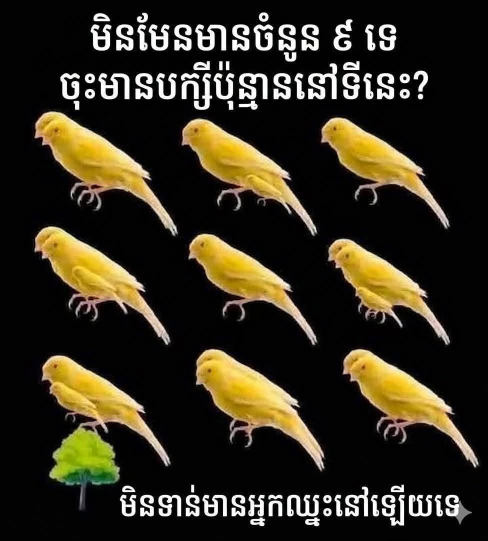
#> input picture object_detection/birds.png, 976 x 1081 px (shown at 1/2 size)
$ python verify_coords.py
#> lines starting #> are read from the running program, lines starting #| are printed output that depends on the picture
from PIL import Image
from pathlib import Path

SCRIPT_DIR = Path(__file__).resolve().parent

def verify():
    img = Image.open(SCRIPT_DIR / "birds.png")
#> img is the input picture: PIL image 976x1081 RGB; mean R, G, B 51.6, 45.7, 29.8

    exact_coords = [
        (120, 260), # 1: Top-Left Main
        (100, 240), # 2: Top-Left Back
        (400, 260), # 3: Top-Mid Main
        (700, 260), # 4: Top-Right Main

        (110, 485), # 5: Mid-Left Main
        (95, 465),  # 6: Mid-Left First Back
        (75, 445),  # 7: Mid-Left Second Back (new)
        (400, 485), # 8: Mid-Mid Main
        (705, 485), # 9: Mid-Right Main
        (680, 460), # 10: Mid-Right Back (new)

        (120, 735), # 11: Bottom-Left Main
        (130, 770), # 12: Bottom-Left Tiny
        (425, 735), # 13: Bottom-Mid Main
        (405, 715), # 14: Bottom-Mid Back (new)
        (735, 735), # 15: Bottom-Right Main
        (715, 715), # 16: Bottom-Right Back (new)
    ]

    canvas = Image.new("RGB", (800, 800))
#> canvas: PIL image 800x800 RGB; every value is 0

    for i, (x, y) in enumerate(exact_coords):
        patch = img.crop((x - 20, y - 20, x + 20, y + 20))
        patch.putpixel((20, 20), (255, 0, 0))
        patch.putpixel((20, 21), (255, 0, 0))
        patch.putpixel((21, 20), (255, 0, 0))
        patch.putpixel((21, 21), (255, 0, 0))

        row = i // 4
        col = i % 4
        canvas.paste(patch, (col * 50, row * 50))
#> this loop made 16 passes
#> pass 1, in verify, `patch = img.crop((x - 20, y - 20, x + 20, y + 20))`:
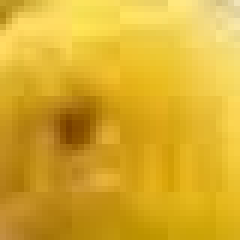
#> patch: PIL image 40x40 RGB (shown 6 times larger); mean R, G, B 217.3, 173.4, 45.4
#> pass 2, in verify, `patch = img.crop((x - 20, y - 20, x + 20, y + 20))`:
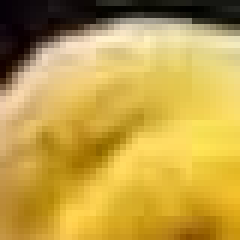
#> patch: PIL image 40x40 RGB (shown 6 times larger); mean R, G, B 192.7, 160.8, 72.6
#> pass 3, in verify, `patch = img.crop((x - 20, y - 20, x + 20, y + 20))`:
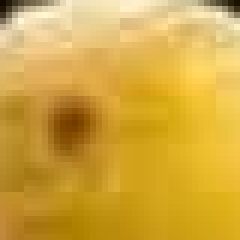
#> patch: PIL image 40x40 RGB (shown 6 times larger); mean R, G, B 210.9, 168.4, 64.4
#> after the loop:
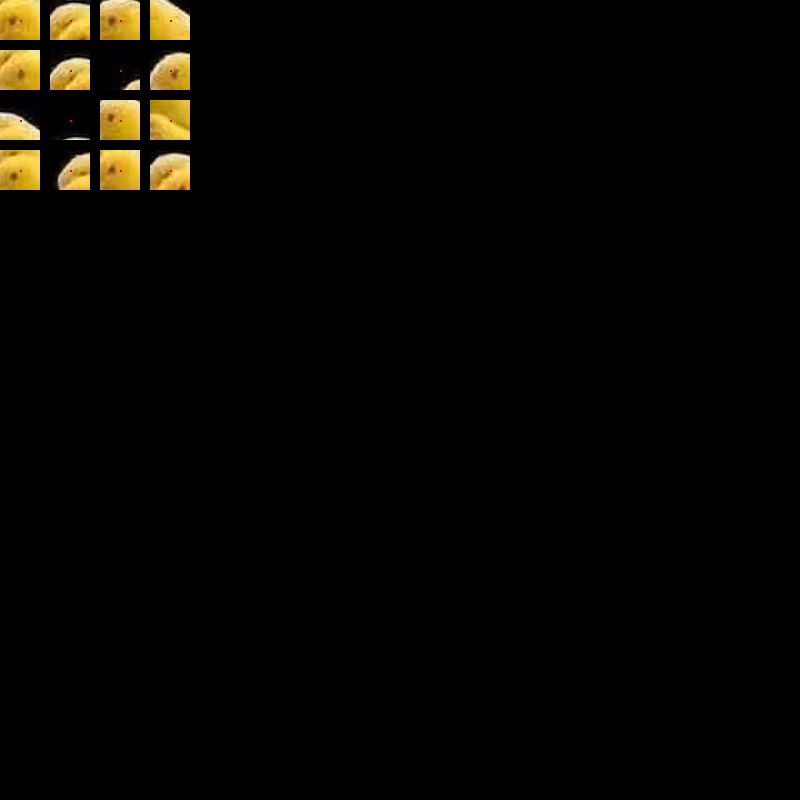
#> canvas: PIL image 800x800 RGB; mean R, G, B 6.8, 5.5, 2.2
#> after the loop:
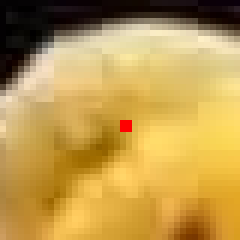
#> patch: PIL image 40x40 RGB (shown 6 times larger); mean R, G, B 189.9, 154.3, 79.1

    canvas.save(SCRIPT_DIR / "patches3.png")

if __name__ == "__main__":
    verify()
